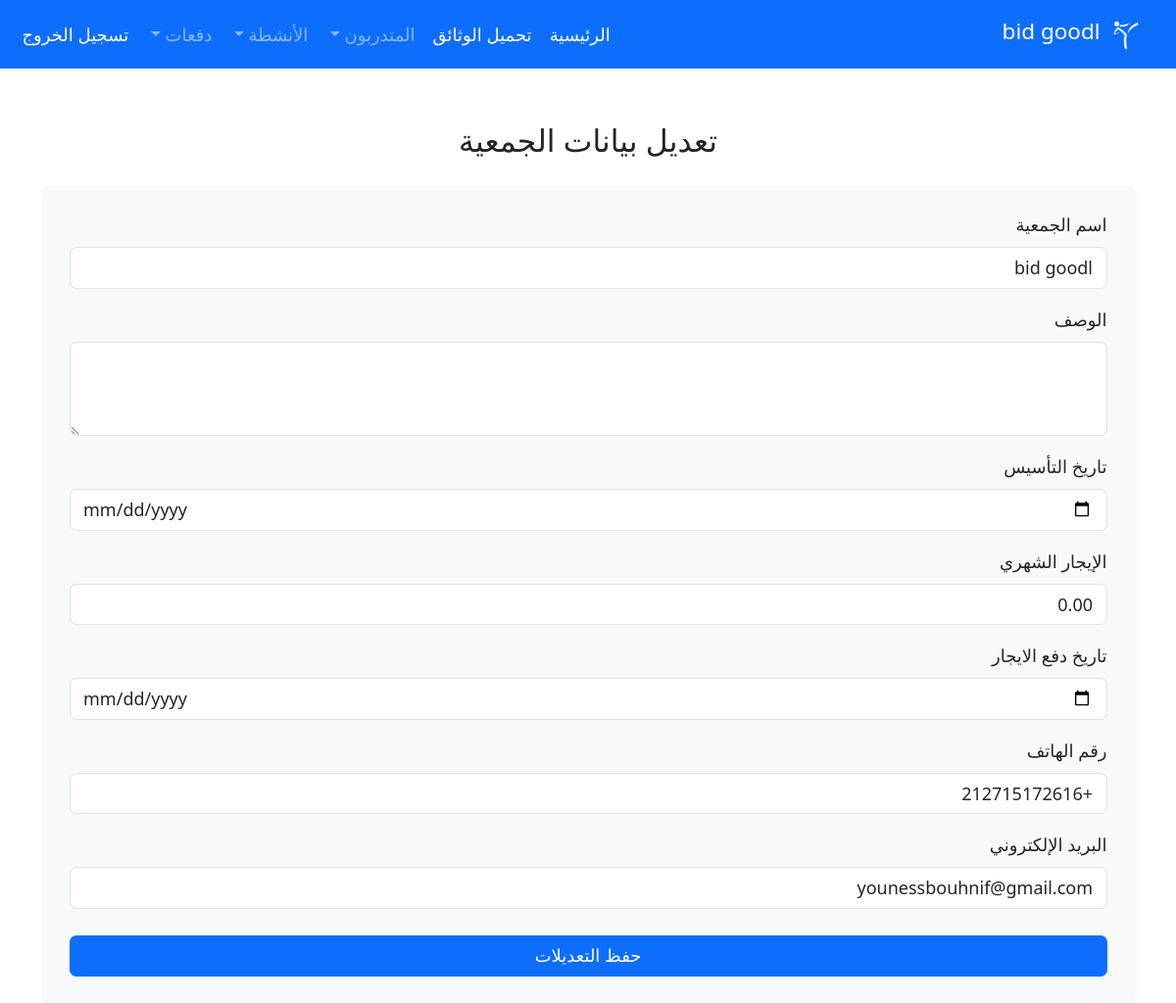
The page /organization/edit/ (signed in) on the database its author committed.
### trainers/models.py (models this page shows, shortened)
class OrganizationInfo(models.Model):
    name = models.CharField(max_length=255, verbose_name='اسم الجمعية')
    slug = models.SlugField(unique=True, verbose_name='المعرف')
    description = models.TextField(blank=True, verbose_name='الوصف')
    established_date = models.DateField(blank=True, null=True, verbose_name='تاريخ التأسيس')
    rent_amount = models.DecimalField(max_digits=10, decimal_places=2, default=0, verbose_name='مبلغ الإيجار')
    phone_number = models.CharField(max_length=15, blank=True, verbose_name='رقم الهاتف')
    email = models.EmailField(blank=True, verbose_name='البريد الإلكتروني')
    datepay = models.DateField(blank=True, null=True, verbose_name='تاريخ الدفع')
    is_active = models.BooleanField(default=True, verbose_name='نشطة')
    subscription_tier = models.CharField(
        max_length=20,
        choices=[('free', 'مجاني'), ('basic', 'أساسي'), ('premium', 'متميز')],
        default='free',
        verbose_name='نوع الاشتراك'
    )
    max_trainers = models.IntegerField(default=50, verbose_name='الحد الأقصى للمتدربين')
    created_at = models.DateTimeField(auto_now_add=True, verbose_name='تاريخ الإنشاء')
    class Meta:
        verbose_name = 'جمعية'
        verbose_name_plural = 'الجمعيات'
        ordering = ['-created_at']

### trainers/views.py (the view, shortened to what this page needs)
# urls.py: path('organization/edit/', views.edit_organization, name='edit_organization'),
@login_required(login_url='/login/')
@require_organization
def edit_organization(request):
        organization = request.organization
        return render(request, 'pages/edit_organization.html', {'organization': organization})

### trainers/templates/pages/edit_organization.html (shortened to what this page needs)
{% extends 'base/base.html' %}
{% block content %}
<div class="container mt-5">
    <h3 class="mb-4 text-center">تعديل بيانات الجمعية</h3>
    <form method="POST"  class="bg-light p-4 rounded shadow-sm">
        <div class="form-group mb-3">
            <label for="name" class="form-label">اسم الجمعية</label>
            <input type="text" id="name" name="name" class="form-control" value="{{ organization.name }}" required>
        </div>
        <div class="form-group mb-3">
            <label for="description" class="form-label">الوصف</label>
            <textarea id="description" name="description" class="form-control" rows="3">{{ organization.description }}</textarea>
        </div>
        <div class="form-group mb-3">
            <label for="established_date" class="form-label">تاريخ التأسيس</label>
            <input type="date" id="established_date" name="established_date" class="form-control" value="{{ organization.established_date|date:'Y-m-d' }}">
        </div>
        <div class="form-group mb-3">
            <label for="rent_amount" class="form-label">الإيجار الشهري</label>
            <input type="number" id="rent_amount" name="rent_amount" class="form-control" step="0.01" value="{{ organization.rent_amount }}" required>
        </div>
        <div class="form-group mb-3">
            <label for="payrentdate" class="form-label">تاريخ دفع الايجار</label>
            <input type="date" id="payrentdate" name="payrentdate" class="form-control" value="{{ organization.datepay|date:'Y-m-d' }}">
        </div>
        <div class="form-group mb-3">
            <label for="phone_number" class="form-label">رقم الهاتف</label>
            <input type="text" id="phone_number" name="phone_number" class="form-control" value="{{ organization.phone_number }}">
        </div>
        <div class="form-group mb-4">
            <label for="email" class="form-label">البريد الإلكتروني</label>
            <input type="email" id="email" name="email" class="form-control" value="{{ organization.email }}">
        </div>
        <button type="submit" class="btn btn-primary w-100">حفظ التعديلات</button>
    </form>
</div>
{% endblock %}

### trainers/templates/base/sidebar.html (shortened to what this page needs)
{% load static %}
<nav class="navbar navbar-expand-lg navbar-dark bg-primary">
    <div class="container-fluid">
        <a class="navbar-brand" href="{% url 'home' %}">
            <img src="{% static 'images/logo/logo.png' %}" alt="Logo" width="40" height="40" class="d-inline-block align-text-top">
            {% if request.organization %} {{ request.organization.name }} {% else %} الجمعية {% endif %}
        </a>
        <div class="collapse navbar-collapse" id="navbarNav">
            <ul class="navbar-nav me-auto mb-2 mb-lg-0">
                <li class="nav-item">
                    <a class="nav-link active" aria-current="page" href="{% url 'home' %}">الرئيسية</a>
                </li>
                <li class="nav-item">
                    <a class="nav-link active" aria-current="page" href="{% url 'trainees_report' %}">تحميل الوثائق</a>
                </li>
                <li class="nav-item dropdown">
                    <a class="nav-link dropdown-toggle" href="#" id="traineesDropdown" role="button" data-bs-toggle="dropdown" aria-expanded="false">
                        المتدربون
                    </a>
                </li>
                <li class="nav-item dropdown">
                    <a class="nav-link dropdown-toggle" href="#" id="activitiesDropdown" role="button" data-bs-toggle="dropdown" aria-expanded="false">
                        الأنشطة
                    </a>
                </li>
                <li class="nav-item dropdown">
                    <a class="nav-link dropdown-toggle " href="#" id="traineesDropdown" role="button" data-bs-toggle="dropdown" aria-expanded="false">
                        دفعات
                    </a>
                </li>
                {% if user.is_superuser %}
                <li class="nav-item dropdown">
                    <a class="nav-link dropdown-toggle"  id="financialDropdown" role="button" data-bs-toggle="dropdown" aria-expanded="false">
                        المالية
                    </a>
                    <ul class="dropdown-menu text-right" aria-labelledby="financialDropdown">
                        <li><a class="dropdown-item" href="{% url 'finantial_status' %}">التقرير المالي</a></li>
                        <hr>
                        <li><a class="dropdown-item" href="{% url 'add_expenses' %}">اضافة مصاريف</a></li>
                        <hr>
                        <li><a class="dropdown-item" href="{% url 'add_payments' %}">اضافة مداخيل</a></li>
                    </ul>
                </li>
                {% else %}
                <li><a class="nav-link active" href="{% url 'logout' %}">تسجيل الخروج</a></li>
                {% endif %}
            </ul>
        </div>
    </div>
</nav>

### trainers/templates/base/base.html (style rules this page uses)
* { font-size: large; }
a { color: #02af74; text-decoration: none; }

### rows shown on the page
OrganizationInfo: organization.name "bid goodl", name "bid goodl", rent_amount "0.00", phone_number "+212715172616", email "younessbouhnif@gmail.com"
